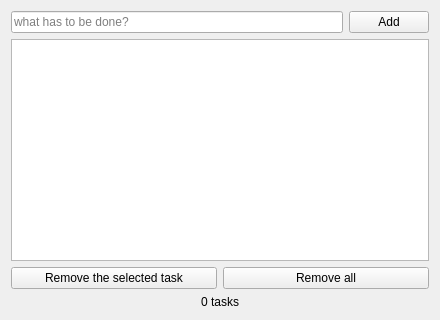
<?xml version="1.0" encoding="UTF-8"?>
<ui version="4.0">
 <class>Form</class>
 <widget class="QWidget" name="Form">
  <property name="geometry">
   <rect><x>0</x><y>0</y><width>440</width><height>320</height></rect>
  </property>
  <property name="windowTitle">
   <string>Kadoos - to-do list</string>
  </property>
  <layout class="QVBoxLayout" name="mainLayout">
   <item>
    <layout class="QHBoxLayout" name="inputLayout">
     <item>
      <widget class="QLineEdit" name="editTask">
       <property name="placeholderText"><string>what has to be done?</string></property>
      </widget>
     </item>
     <item>
      <widget class="QPushButton" name="btnAdd">
       <property name="text"><string>Add</string></property>
      </widget>
     </item>
    </layout>
   </item>
   <item>
    <widget class="QListWidget" name="listTasks"/>
   </item>
   <item>
    <layout class="QHBoxLayout" name="buttonsLayout">
     <item>
      <widget class="QPushButton" name="btnRemove">
       <property name="text"><string>Remove the selected task</string></property>
      </widget>
     </item>
     <item>
      <widget class="QPushButton" name="btnClear">
       <property name="text"><string>Remove all</string></property>
      </widget>
     </item>
    </layout>
   </item>
   <item>
    <widget class="QLabel" name="labelCount">
     <property name="text"><string>0 tasks</string></property>
     <property name="alignment"><set>Qt::AlignCenter</set></property>
    </widget>
   </item>
  </layout>
 </widget>
 <resources/>
 <connections/>
</ui>
